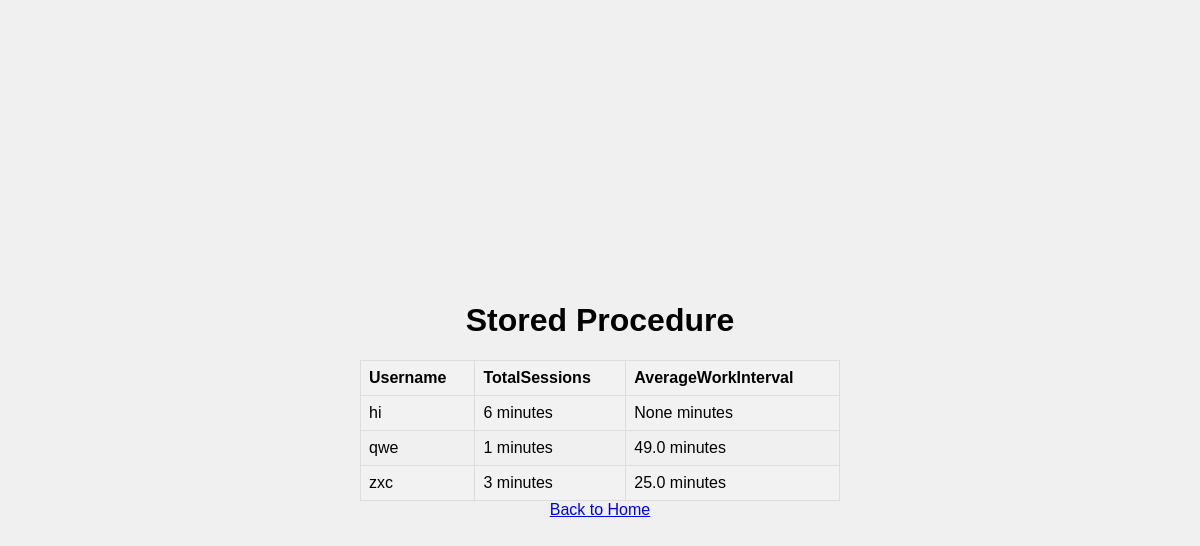
The page /stored_procedure on the database its author committed.
### app/models.py (models this page shows)
class User(db.Model):
    __tablename__ = 'users'
    userid = db.Column(db.Integer, primary_key=True, autoincrement=True)
    username = db.Column(db.Text, unique=True, nullable=False)
    password = db.Column(db.Text, nullable=False)
    email = db.Column(db.Text, unique=True, nullable=False)

### app/routes.py (the view)
@routes.route('/stored_procedure')
def store_procedures():
    stored_procedure = []
    view_data_procedure = db.session.execute(text("SELECT username, TotalSessions, AverageWorkInterval FROM ProcedureView;"))
    for row in view_data_procedure.fetchall():
        stored_procedure.append({
            'username': row[0],
            'TotalSessions': row[1],
            'AverageWorkInterval': row[2],
        })
    return render_template('stored_procedure.html', stored_procedure=stored_procedure)

### app/templates/stored_procedure.html (shortened to what this page needs)
<!doctype html>
<html>
<head>
    <link rel="stylesheet" href="{{ url_for('static', filename='styles.css') }}">
</head>
<body>
    <h1>Stored Procedure</h1>
    <table>
        <tr>
            <th>Username</th>
            <th>TotalSessions</th>
            <th>AverageWorkInterval</th>
        </tr>
        {% for procedure in stored_procedure %}
        <tr>
            <td>{{ procedure.username }}</td>
            <td>{{ procedure.TotalSessions }} minutes</td>
            <td>{{ procedure.AverageWorkInterval }} minutes</td>
        </tr>
        {% endfor %}
    </table>
    <a href="/">Back to Home</a>
</body>
</html>

### app/static/styles.css (style rules this page uses)
body { font-family: Arial, sans-serif; margin: 0; padding: 0; display: flex; flex-direction: column; justify-content: center; align-items: center; height: 100vh; background-color: #f0f0f0; }
table { border-collapse: collapse; width: 40%; border: 1px solid #ddd; }
table th, table td { border: 1px solid #ddd; padding: 8px; text-align: left; }
table th { background-color: #f2f2f2; }
table tr:nth-child(even) { background-color: #f2f2f2; }

### rows shown on the page
User: username "qwe", TotalSessions "1", AverageWorkInterval "49.0"
User: username "zxc", TotalSessions "3", AverageWorkInterval "25.0"

### other values the page prints
{{ procedure.username }} "hi"
{{ procedure.TotalSessions }} "6"
{{ procedure.AverageWorkInterval }} "None"
